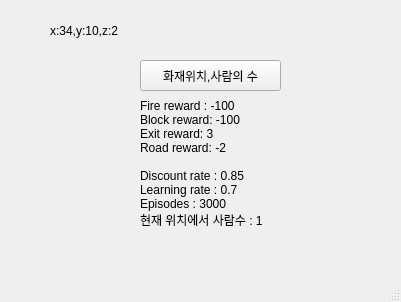
<?xml version="1.0" encoding="UTF-8"?>
<ui version="4.0">
 <class>MainWindow</class>
 <widget class="QMainWindow" name="MainWindow">
  <property name="geometry">
   <rect>
    <x>0</x>
    <y>0</y>
    <width>401</width>
    <height>302</height>
   </rect>
  </property>
  <property name="windowTitle">
   <string>MainWindow</string>
  </property>
  <widget class="QWidget" name="centralwidget">
   <widget class="QPushButton" name="btn1">
    <property name="geometry">
     <rect>
      <x>140</x>
      <y>60</y>
      <width>141</width>
      <height>31</height>
     </rect>
    </property>
    <property name="text">
     <string>화재위치,사람의 수</string>
    </property>
   </widget>
   <widget class="QLabel" name="label_2">
    <property name="geometry">
     <rect>
      <x>140</x>
      <y>100</y>
      <width>151</width>
      <height>141</height>
     </rect>
    </property>
    <property name="text">
     <string>Fire reward : -100
Block reward: -100
Exit reward: 3
Road reward: -2

Discount rate : 0.85
Learning rate : 0.7
Episodes : 3000
현재 위치에서 사람수 : 1
</string>
    </property>
   </widget>
   <widget class="QLabel" name="label">
    <property name="geometry">
     <rect>
      <x>50</x>
      <y>20</y>
      <width>101</width>
      <height>21</height>
     </rect>
    </property>
    <property name="text">
     <string>x:34,y:10,z:2</string>
    </property>
   </widget>
  </widget>
  <widget class="QMenuBar" name="menubar">
   <property name="geometry">
    <rect>
     <x>0</x>
     <y>0</y>
     <width>401</width>
     <height>21</height>
    </rect>
   </property>
  </widget>
  <widget class="QStatusBar" name="statusbar"/>
 </widget>
 <resources/>
 <connections/>
</ui>
